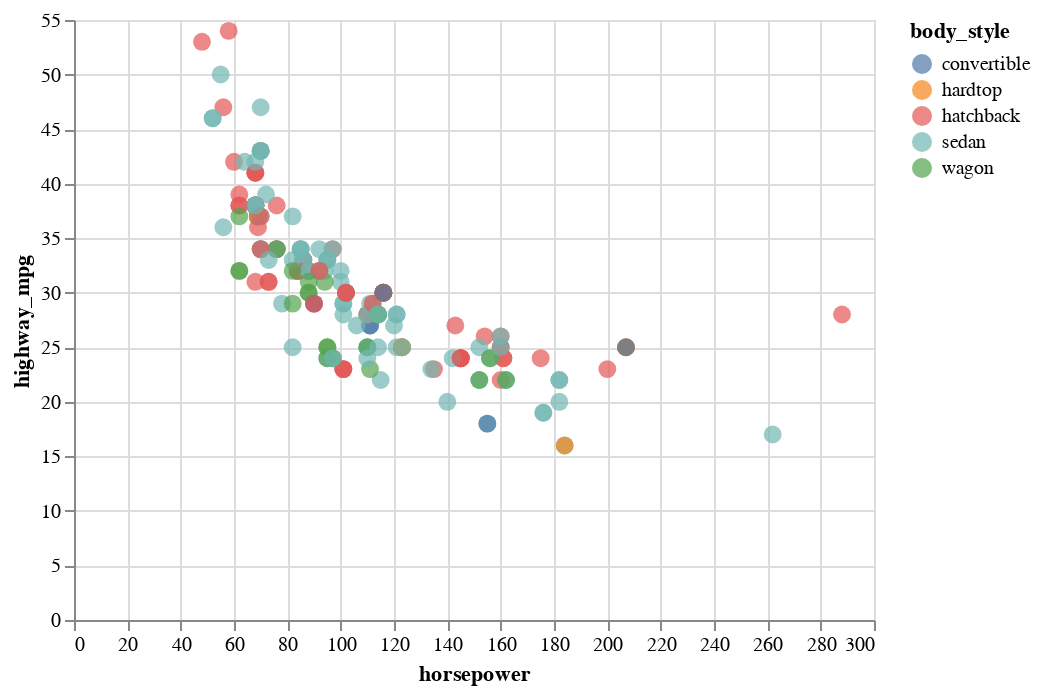

The notebook cell saved with this chart:
### Markdown cell above
Adding `brush_x` to the same scatter plot. 

Select and interval and notice the difference in the selection.

### Code cell
alt.Chart(df).mark_circle(size=80).encode(
    x='horsepower:Q',
    y='highway_mpg:Q',
    color=alt.condition(brush_x, 'body_style:N', alt.value('grey')),
).add_selection(brush_x)

### Figure 1 — Vega-Lite specification as saved in the notebook (floating-point values rounded to 4 significant figures; data arrays with more than 128 entries replaced by an {"elided": "..."} marker saying what was removed)
{"config": {"view": {"continuousWidth": 400, "continuousHeight": 300}}, "data": {"name": "data-387f081f80cceeb89d7db8f93752da3d"}, "mark": {"type": "circle", "size": 80}, "encoding": {"color": {"condition": {"field": "body_style", "type": "nominal", "selection": "selector002"}, "value": "grey"}, "x": {"field": "horsepower", "type": "quantitative"}, "y": {"field": "highway_mpg", "type": "quantitative"}}, "selection": {"selector002": {"type": "interval", "encodings": ["x"]}}, "$schema": "https://vega.github.io/schema/vega-lite/v4.17.0.json", "datasets": {"data-387f081f80cceeb89d7db8f93752da3d": {"elided": "205 records"}}}
